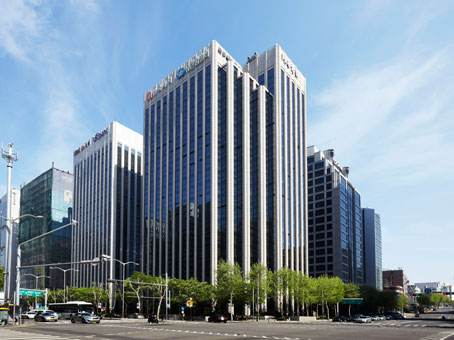
#> input picture images/buildings.jpg, 454 x 340 px
$ python 'Image Thresholding.py'
#> lines starting #> are read from the running program, lines starting #| are printed output that depends on the picture; after the words box and inside, x2 and y2 are one past the last pixel; in counts of white or black regions, pixels touching at a corner belong together
import cv2
import numpy as np
from matplotlib import pyplot as plt

img = cv2.imread('../images/buildings.jpg',0)
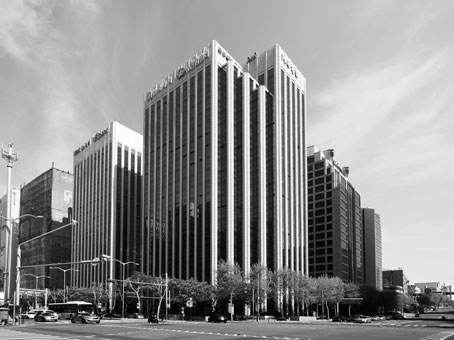
#> img: shape (340, 454); min 0, max 255, mean 141.7
ret, thresh1 = cv2.threshold(img, 127, 255, cv2.THRESH_BINARY)
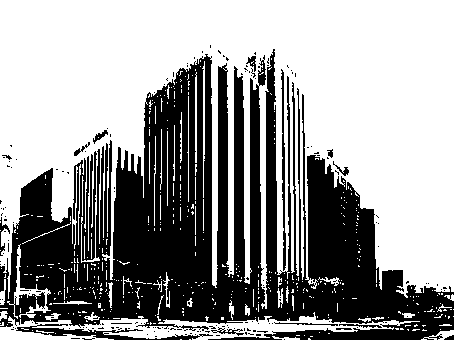
#> thresh1: shape (340, 454); 59.9% white; 171 black regions (155 under 20 px), largest, box (x1, y1, x2, y2) and area: (0, 49, 454, 340) 59341, (16, 324, 213, 340) 899, (281, 69, 286, 271) 480
ret, thresh2 = cv2.threshold(img, 127, 255, cv2.THRESH_BINARY_INV)
ret, thresh3 = cv2.threshold(img, 127, 255, cv2.THRESH_TRUNC)
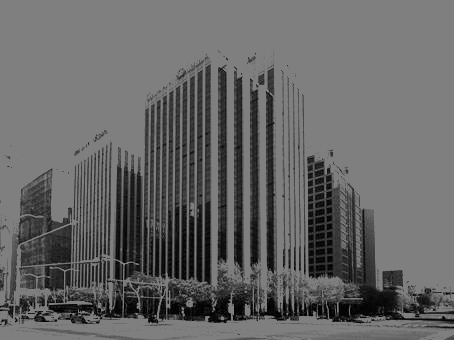
#> thresh3: shape (340, 454); min 0, max 127, mean 101.8
ret, thresh4 = cv2.threshold(img, 127, 255, cv2.THRESH_TOZERO)
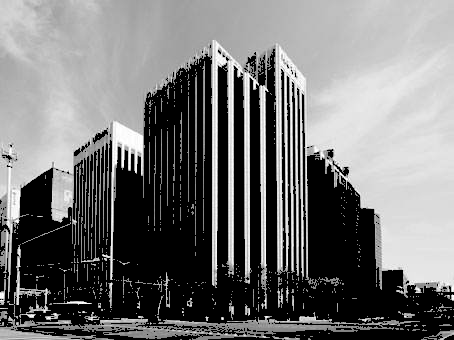
#> thresh4: shape (340, 454); min 0, max 255, mean 115.9
ret, thresh5 = cv2.threshold(img, 127, 255, cv2.THRESH_TOZERO_INV)
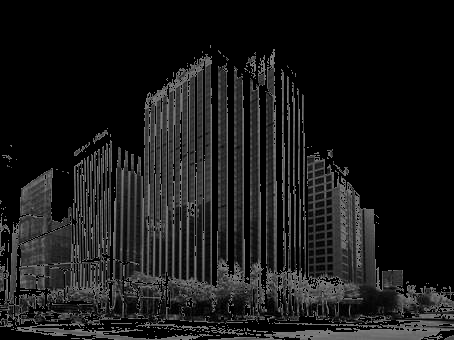
#> thresh5: shape (340, 454); min 0, max 127, mean 25.8
titles = ['Original Image', 'BINARY', 'THRESH_BINARY_INV', 'THRESH_TRUNC', 'THRESH_TOZERO', 'THRESH_TOZERO_INV']
images = [img, thresh1, thresh2, thresh3, thresh4, thresh5]

for i in range(1, 7):
    plt.subplot(2, 3, i)
    plt.imshow(images[i - 1], 'gray')
    plt.title(titles[i - 1])
plt.show()
